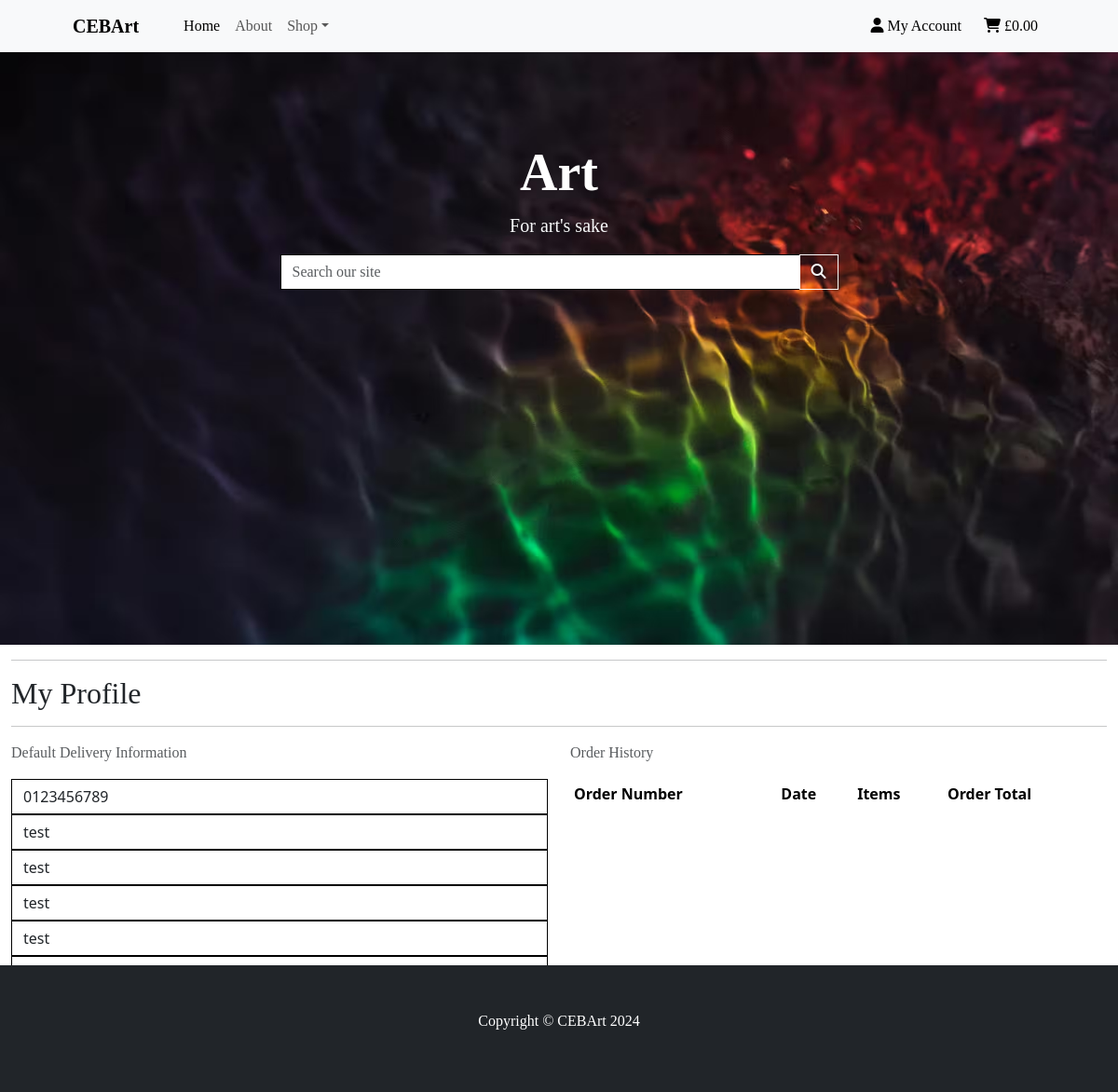
Page /profile/ (signed in) on the committed database.
### profiles/models.py (models this page shows, shortened)
class UserProfile(models.Model):
    user = models.OneToOneField(User, on_delete=models.CASCADE)
    default_phone_number = models.CharField(max_length=20, null=True, blank=True)
    default_street_address1 = models.CharField(max_length=80, null=True, blank=True)
    default_street_address2 = models.CharField(max_length=80, null=True, blank=True)
    default_town_or_city = models.CharField(max_length=40, null=True, blank=True)
    default_county = models.CharField(max_length=80, null=True, blank=True)
    default_postcode = models.CharField(max_length=20, null=True, blank=True)
    default_country = CountryField(blank_label='Country', null=True, blank=True)

### profiles/views.py (the view, shortened to what this page needs)
# urls.py: path('profile/', include('profiles.urls')),
@login_required
def profile(request):
    profile = get_object_or_404(UserProfile, user=request.user)
    form = UserProfileForm(instance=profile)
    orders = profile.orders.all()
    template = 'profiles/profile.html'
    context = {
        'form': form,
        'orders': orders,
        'on_profile_page': True,
    }
    return render(request, template, context)

### profiles/forms.py
class UserProfileForm(forms.ModelForm):
    class Meta:
        model = UserProfile
        exclude = ('user',)
    def __init__(self, *args, **kwargs):
        super().__init__(*args, **kwargs)
        placeholders = {
            'default_phone_number': 'Phone Number',
            'default_postcode': 'Postcode',
            'default_town_or_city': 'Town or City',
            'default_street_address1': 'Street Address 1',
            'default_street_address2': 'Street Address 2',
            'default_county': 'County, State or Locality',
        }
        self.fields['default_phone_number'].widget.attrs['autofocus'] = True
        for field in self.fields:
            if field != 'default_country':
                if self.fields[field].required:
                    placeholder = f'{placeholders[field]} *'
                else:
                    placeholder = placeholders[field]
                self.fields[field].widget.attrs['placeholder'] = placeholder
            self.fields[field].widget.attrs['class'] = 'border-black rounded-0 profile-form-input'
            self.fields[field].label = False

### shop_cart/contexts.py (called while the page is built, shortened)
def cart_contents(request):
    cart_items = []
    total = 0
    product_count = 0
    delivery = 0
    grand_total = 0
    cart = request.session.get('cart', {})
    if total:
        delivery = total * Decimal(settings.STANDARD_DELIVERY_PERCENTAGE / 100)
        grand_total = delivery + total
    context = {
        'cart_items': cart_items,
        'total': total,
        'product_count': product_count,
        'delivery': delivery,
        'grand_total': grand_total,
    }
    return context

### profiles/templates/profiles/profile.html (shortened to what this page needs)
{% extends 'base.html' %}
{% load static %}
{% block extra_css %}
<link rel="stylesheet" href="{% static 'profiles/css/profile.css' %}">
{% endblock %}
{% block content %}
<div class="container-fluid">
    <div class="row">
        <div class="col">
            <hr>
            <h2 class="logo-font mb-2">My Profile</h2>
            <hr>
        </div>
    </div>
    <div class="row">
        <div class="col-12 col-lg-6">
            <p class="text-muted">Default Delivery Information</p>
            <form action="{% url 'profile' %}" class="my-3" method="POST" id="profile-update-form">
                {{ form|crispy }}
                <button class="btn btn-dark my-3 text-uppercase float-end">Update Information</button>
            </form>
        </div>
        <div class="col-12 col-lg-6">
            <p class="text-muted">Order History</p>
            <div class="order-history table-responsive">
                <table class="table table-sm table-borderless">
                    <thead>
                        <tr>
                            <th>Order Number</th>
                            <th>Date</th>
                            <th>Items</th>
                            <th>Order Total</th>
                        </tr>
                    </thead>
                </table>
            </div>
        </div>
    </div>
{% endblock %}

### static/css/styles.css (style rules this page uses)
h2, a, p, select, td { font-family: 'lato, roboto, arial'; }

### profiles/static/profiles/css/profile.css (style rules this page uses)
.order-history { max-height: 416px; overflow-y: auto; }
#profile-update-form { color: #000; }
#profile-update-form input::placeholder { color: #aab7c4; }

### rows in the picture
UserProfile: default_phone_number "0123456789", default_street_address1 "test", default_street_address2 "test", default_town_or_city "test", default_county "test"
